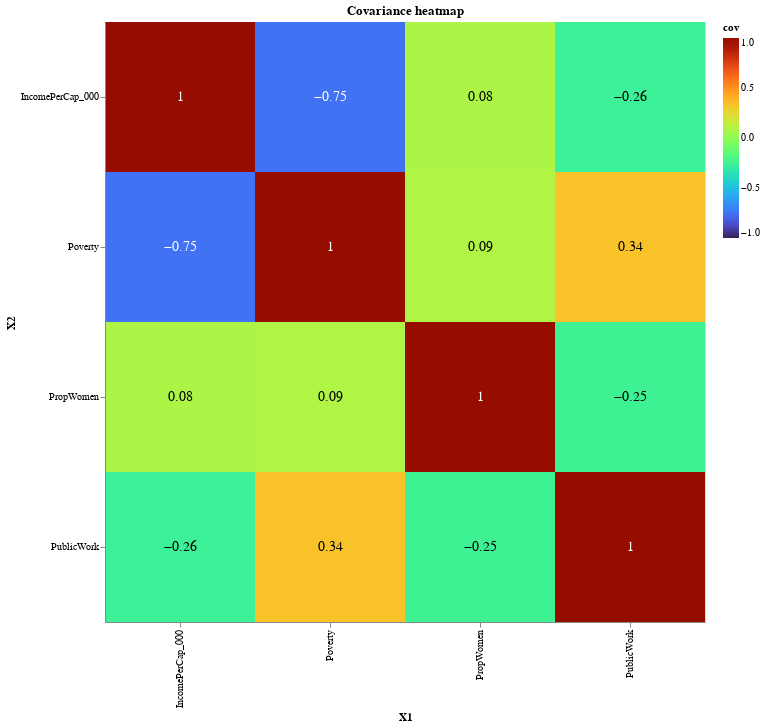

Notebook code cell kept with this figure:
### Markdown cell above
Plot a heatmap of the covariance matrix.

### Code cell
#| code-summary: 'Plot a heatmap of the covariance matrix'
_gsource = (
    v_sample
    .transform(standardise)
    .cov()
    .reset_index(drop=False)
    .rename(columns={'index': 'X1'})
    .melt(id_vars='X1', var_name='X2', value_name='cov')
    .round(2)
)

_base = alt.Chart(_gsource).encode(
    x='X1',
    y='X2'
)

_heatmap = _base.mark_rect().encode(
    color=alt.Color(
        "cov",
        scale=alt.Scale(
            scheme="turbo",
            domain=np.linspace(-1, 1)
        )
    )
)

_text = _base.mark_text(baseline='middle', size=14).encode(
    text='cov',
    color=alt.condition(
        abs(alt.datum.cov) > 0.5,
        alt.value('white'),
        alt.value('black')
    )
)

(_heatmap + _text).properties(
    title='Covariance heatmap',
    width=600,
    height=600,
)

### Figure 1 — Vega-Lite specification as saved in the notebook (floating-point values rounded to 4 significant figures)
{"config": {"view": {"continuousWidth": 400, "continuousHeight": 300}}, "layer": [{"mark": "rect", "encoding": {"color": {"field": "cov", "scale": {"domain": [-1.0, -0.9592, -0.9184, -0.8776, -0.8367, -0.7959, -0.7551, -0.7143, -0.6735, -0.6327, -0.5918, -0.551, -0.5102, -0.4694, -0.4286, -0.3878, -0.3469, -0.3061, -0.2653, -0.2245, -0.1837, -0.1429, -0.102, -0.06122, -0.02041, 0.02041, 0.06122, 0.102, 0.1429, 0.1837, 0.2245, 0.2653, 0.3061, 0.3469, 0.3878, 0.4286, 0.4694, 0.5102, 0.551, 0.5918, 0.6327, 0.6735, 0.7143, 0.7551, 0.7959, 0.8367, 0.8776, 0.9184, 0.9592, 1.0], "scheme": "turbo"}, "type": "quantitative"}, "x": {"field": "X1", "type": "nominal"}, "y": {"field": "X2", "type": "nominal"}}}, {"mark": {"type": "text", "baseline": "middle", "size": 14}, "encoding": {"color": {"condition": {"value": "white", "test": "(abs(datum.cov) > 0.5)"}, "value": "black"}, "text": {"field": "cov", "type": "quantitative"}, "x": {"field": "X1", "type": "nominal"}, "y": {"field": "X2", "type": "nominal"}}}], "data": {"name": "data-815c7799110c338acce570446f7319f2"}, "height": 600, "title": "Covariance heatmap", "width": 600, "$schema": "https://vega.github.io/schema/vega-lite/v4.17.0.json", "datasets": {"data-815c7799110c338acce570446f7319f2": [{"X1": "IncomePerCap_000", "X2": "IncomePerCap_000", "cov": 1.0}, {"X1": "PropWomen", "X2": "IncomePerCap_000", "cov": 0.08}, {"X1": "Poverty", "X2": "IncomePerCap_000", "cov": -0.75}, {"X1": "PublicWork", "X2": "IncomePerCap_000", "cov": -0.26}, {"X1": "IncomePerCap_000", "X2": "PropWomen", "cov": 0.08}, {"X1": "PropWomen", "X2": "PropWomen", "cov": 1.0}, {"X1": "Poverty", "X2": "PropWomen", "cov": 0.09}, {"X1": "PublicWork", "X2": "PropWomen", "cov": -0.25}, {"X1": "IncomePerCap_000", "X2": "Poverty", "cov": -0.75}, {"X1": "PropWomen", "X2": "Poverty", "cov": 0.09}, {"X1": "Poverty", "X2": "Poverty", "cov": 1.0}, {"X1": "PublicWork", "X2": "Poverty", "cov": 0.34}, {"X1": "IncomePerCap_000", "X2": "PublicWork", "cov": -0.26}, {"X1": "PropWomen", "X2": "PublicWork", "cov": -0.25}, {"X1": "Poverty", "X2": "PublicWork", "cov": 0.34}, {"X1": "PublicWork", "X2": "PublicWork", "cov": 1.0}]}}
